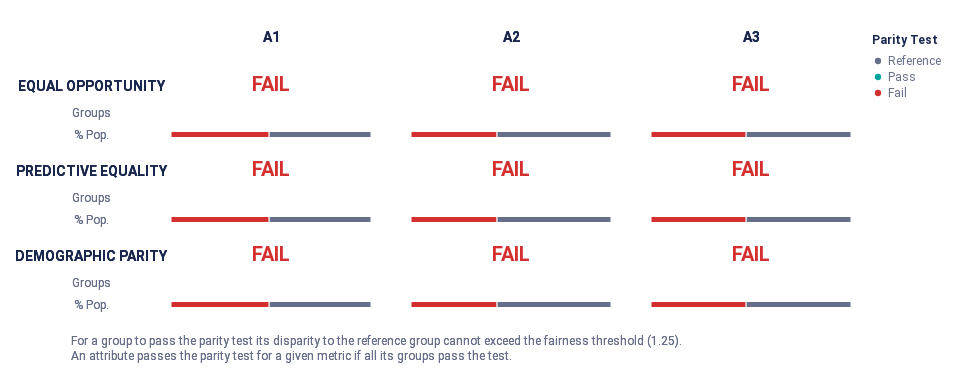

Notebook code cell kept with this figure:
### Code cell
audit_high_meas_bias.summary_plot(["tpr", "fpr", "pprev"])
